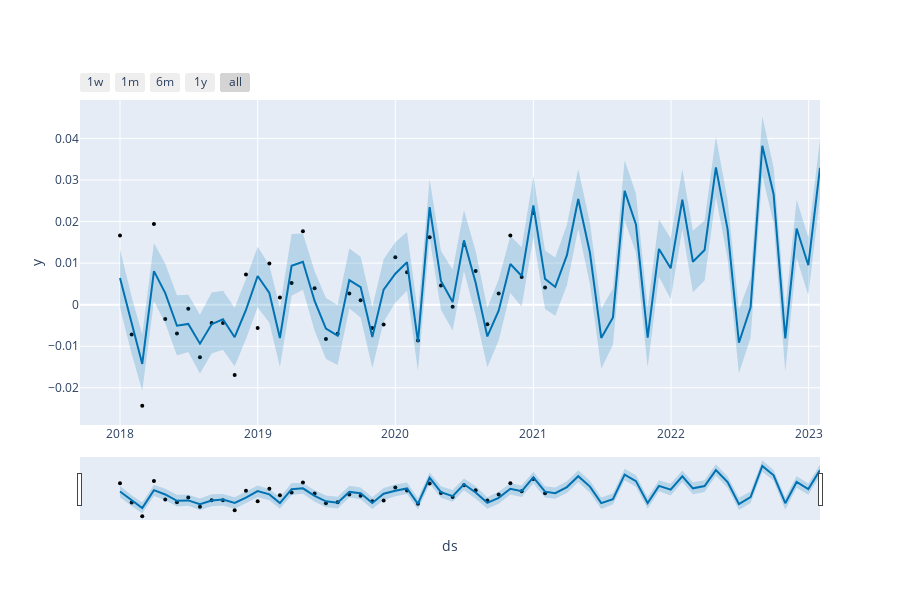

Notebook cell for this chart:
### Code cell
from prophet.plot import plot_plotly, plot_components_plotly
#!pip install ipywidgets
plot_plotly(m, forecast)
